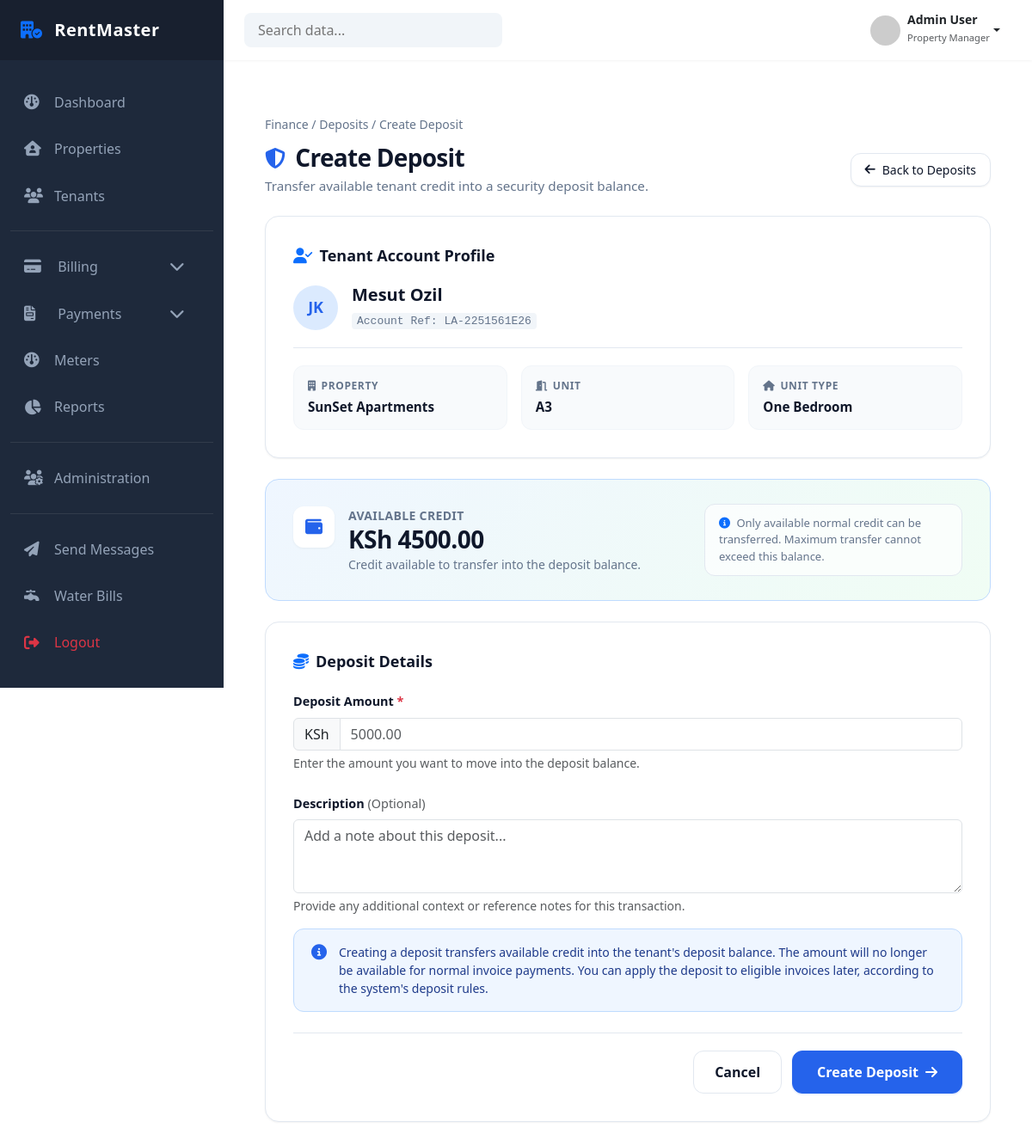
Screenshot of /finance/deposits/create/3/ (signed in) with the database file from the repository.
### tenants/models.py (models this page shows, shortened)
class Tenant(models.Model):
    first_name = models.CharField(max_length=100)
    last_name = models.CharField(max_length=100)
    landlord = models.ForeignKey(
        settings.AUTH_USER_MODEL,
        on_delete=models.PROTECT,
        limit_choices_to={"role": "LANDLORD"},
        related_name="tenants"
    )
    phone_number = models.CharField(max_length=20)
    email = models.EmailField(blank=True)
    id_number = models.CharField(max_length=50)
    date_of_birth = models.DateField(null=True, blank=True)
    is_active = models.BooleanField(default=True)
    created_at = models.DateTimeField(auto_now_add=True)
    created_by = models.ForeignKey(
        settings.AUTH_USER_MODEL,
        on_delete=models.PROTECT
    )
    class Meta:
        constraints = [
            UniqueConstraint(
                fields=["id_number", "landlord"],
                name="unique_id_per_landlord"
            ),
            UniqueConstraint(
                fields=["phone_number", "landlord"],
                name="unique_phone_per_landlord"
            )
        ]
    def __str__(self):
        return f"{self.first_name} {self.last_name}"

class Tenancy(models.Model):
    tenant = models.ForeignKey(
        "Tenant",
        on_delete=models.PROTECT,
        related_name="tenancies"
    )
    unit = models.ForeignKey(
        Unit,
        on_delete=models.PROTECT,
        related_name="tenancies"
    )
    start_date = models.DateField() # when tenancy officially begins
    end_date = models.DateField(null=True, blank=True) # when tenancy ends
    rent_amount = models.DecimalField(max_digits=12, decimal_places=2)
    status = models.CharField(
        max_length=20,
        choices=TenancyStatus.choices,
        default=TenancyStatus.ACTIVE
    )
    created_by = models.ForeignKey(
        settings.AUTH_USER_MODEL,
        on_delete=models.PROTECT,
        related_name="created_tenancies"
    )
    created_at = models.DateTimeField(auto_now_add=True)
    updated_at = models.DateTimeField(auto_now=True)
    class Meta:
        ordering = ["-start_date"]
        constraints = [
            models.UniqueConstraint(
                fields=["unit"],
                condition=Q(status="ACTIVE"),
                name="unique_active_tenancy_per_unit"
            ),
            models.UniqueConstraint(
                fields=["tenant"],
                condition=Q(status="ACTIVE"),
                name="unique_active_tenancy_per_tenant"
            )
        ]

### finance/models.py (models this page shows, shortened)
class LedgerAccount(models.Model):
    tenancy = models.OneToOneField(
        Tenancy,
        on_delete=models.PROTECT,
        related_name="ledger_account"
    )
    account_number = models.CharField(max_length=30, unique=True, editable=False)
    is_active = models.BooleanField(default=True)
    created_at = models.DateTimeField(auto_now_add=True)
    updated_at = models.DateTimeField(auto_now=True)
    class Meta:
        ordering = ["-created_at"]

### properties/models.py (models this page shows, shortened)
class Unit(models.Model):
    property = models.ForeignKey(
        Property,
        on_delete=models.PROTECT,
        related_name="units"
    )
    unit_number = models.CharField(max_length=20)
    unit_type = models.CharField(
        max_length=50,
        choices=UnitType.choices
    )
    status = models.CharField(
        max_length=50,
        choices=UnitStatus.choices,
        default=UnitStatus.VACANT
    )
    floor = models.CharField(max_length=20, blank=True)
    is_active = models.BooleanField(default=True)
    created_at = models.DateTimeField(auto_now_add=True)
    class Meta:
        constraints = [
            UniqueConstraint(
                fields=["property", "unit_number"],
                name="unique_unit_number_per_property"
            )
        ]
        ordering = ["unit_number"]

class Property(models.Model):
    landlord = models.ForeignKey(
        settings.AUTH_USER_MODEL,
        on_delete=models.PROTECT,
        related_name="properties",
        limit_choices_to={"role": "LANDLORD"}
    )
    name = models.CharField(max_length=150)
    description = models.TextField(blank=True)
    address_line_1 = models.CharField(max_length=250)
    address_line_2 = models.CharField(max_length=255, blank=True)
    country = models.CharField(max_length=100)
    county = models.CharField(max_length=100, blank=True)
    postal_code = models.CharField(max_length=20, blank=True)
    is_active = models.BooleanField(default=True)
    created_at = models.DateTimeField(auto_now_add=True)
    updated_at = models.DateTimeField(auto_now=True)
    class Meta:
        constraints = [
            UniqueConstraint(
                fields=["landlord", "name"],
                name="unique_property_name_per_landlord"
            )
        ]
        ordering = ["-created_at"]

### finance/views/deposit_views.py (the view, shortened to what this page needs)
@login_required
def create_deposit_view(request, tenant_id):
    accessible_tenants = get_accessible_tenants(
        request.user
    )
    tenant = get_object_or_404(
        accessible_tenants,
        pk=tenant_id,
    )
    tenancy = get_object_or_404(
        Tenancy.objects.select_related(
            "ledger_account"
        ),
        tenant=tenant,
        status=TenancyStatus.ACTIVE,
    )
    ledger_account = tenancy.ledger_account
    return render(
        request,
        "deposits/create_deposit.html",
        get_deposit_context(
            tenant=tenant,
            tenancy=tenancy,
            ledger_account=ledger_account,
        )
    )

### finance/services/credit_service.py (called while the page is built)
def get_available_credit(ledger_account):
    credits = LedgerEntry.objects.filter(
        ledger_account=ledger_account,
        entry_type=LedgerEntryType.CREDIT,
        source=SourceChoices.NORMAL,
    ).aggregate(
        total=Sum("amount")
    )["total"] or Decimal("0.00")
    normal_charges = LedgerEntry.objects.filter(
        ledger_account=ledger_account,
        entry_type=LedgerEntryType.CHARGE,
        source=SourceChoices.NORMAL,
    ).aggregate(
        total=Sum("amount")
    )["total"] or Decimal("0.00")
    available = credits - normal_charges
    return max(available, Decimal("0.00"))

### finance/services/tenant_access.py (called while the page is built, shortened)
def get_accessible_tenants(user, query=None):
    if user.role == Role.SYSTEM_ADMIN:
        tenants = Tenant.objects.all()
    elif user.role == Role.LANDLORD:
        tenants = Tenant.objects.filter(landlord=user)
    elif user.role == Role.CARETAKER:
        tenants = Tenant.objects.filter(landlord=user.landlord)
    else:
        return Tenant.objects.none()
    return tenants.distinct()

### finance/views/deposit_views.py (called while the page is built)
def get_deposit_context(*, tenant, tenancy, ledger_account, amount=""):
    return {
        "tenant": tenant,
        "tenancy": tenancy,
        "ledger_account": ledger_account,
        "available_credit": get_available_credit(ledger_account),
        "amount": amount,
    }

### templates/deposits/create_deposit.html (shortened to what this page needs)
{% extends 'dashboard/base_dashboard.html' %}
{% load static %}
{% block extra_css %}
<link rel="stylesheet" href="{% static 'deposits/css/create_deposit.css' %}" />
<link href="https://cdn.jsdelivr.net/npm/bootstrap@5.3.2/dist/css/bootstrap.min.css" rel="stylesheet">
<link href="https://cdnjs.cloudflare.com/ajax/libs/font-awesome/6.4.2/css/all.min.css" rel="stylesheet">
{% endblock %}
{% block content %}
<div class="rentmaster-container">
    <div class="mb-4">
        <div class="rm-breadcrumb">
            <a href="#">Finance</a> / <a href="#">Deposits</a> / Create Deposit
        </div>
        <div class="rm-header-title-area">
            <div>
                <h1 class="rm-page-title">
                    <i class="fa-solid fa-shield-halved" aria-hidden="true"></i> Create Deposit
                </h1>
                <p class="rm-page-subtitle">Transfer available tenant credit into a security deposit balance.</p>
            </div>
            <div>
                <a href="#" class="btn-back-deposits">
                    <i class="fa-solid fa-arrow-left" aria-hidden="true"></i> Back to Deposits
                </a>
            </div>
        </div>
    </div>
    <div class="rm-card">
        <div class="rm-card-title">
            <i class="fa-solid fa-user-check text-primary" aria-hidden="true"></i> Tenant Account Profile
        </div>
        <div class="tenant-main-info">
            <div class="tenant-avatar" aria-hidden="true">JK</div>
            <div>
                <div class="tenant-name">{{ tenant }}</div>
                <div><span class="tenant-ref">Account Ref: {{ ledger_account.account_number }}</span></div>
            </div>
        </div>
        <div class="tenant-meta-grid">
            <div class="tenant-meta-item">
                <div class="tenant-meta-label">
                    <i class="fa-solid fa-building" aria-hidden="true"></i> Property
                </div>
                <div class="tenant-meta-value">{{ tenancy.unit.property.name }}</div>
            </div>
            <div class="tenant-meta-item">
                <div class="tenant-meta-label">
                    <i class="fa-solid fa-door-open" aria-hidden="true"></i> Unit
                </div>
                <div class="tenant-meta-value">{{ tenancy.unit.unit_number }}</div>
            </div>
            <div class="tenant-meta-item">
                <div class="tenant-meta-label">
                    <i class="fa-solid fa-home" aria-hidden="true"></i> Unit Type
                </div>
                <div class="tenant-meta-value">{{ tenancy.unit.get_unit_type_display }}</div>
            </div>
        </div>
    </div>
    <div class="credit-summary-panel">
        <div class="credit-info-left">
            <div class="credit-icon-box" aria-hidden="true">
                <i class="fa-solid fa-wallet"></i>
            </div>
            <div>
                <div class="credit-label">Available Credit</div>
                <div class="credit-amount">KSh {{ available_credit|floatformat:2 }}</div>
                <div class="credit-support-text">Credit available to transfer into the deposit balance.</div>
            </div>
        </div>
        <div class="credit-note-badge mt-3 mt-md-0">
            <i class="fa-solid fa-circle-info text-primary me-1" aria-hidden="true"></i> Only available normal credit can be transferred. Maximum transfer cannot exceed this balance.
        </div>
    </div>
    <div class="rm-card">
        <div class="rm-card-title">
            <i class="fa-solid fa-coins text-primary" aria-hidden="true"></i> Deposit Details
        </div>
        <form method="post">
            <div class="mb-4">
                <label for="depositAmount" class="form-label">Deposit Amount <span class="text-danger">*</span></label>
                <div class="input-group">
                    <span class="input-group-text">KSh</span>
                    <input type="number" class="form-control" id="depositAmount" name="amount" placeholder="5000.00" min="0.01" step="0.01" required>
                </div>
                <div class="form-text">Enter the amount you want to move into the deposit balance.</div>
            </div>
            <div class="mb-3">
                <label for="depositDescription" class="form-label">Description <span class="text-muted fw-normal">(Optional)</span></label>
                <textarea class="form-control" id="depositDescription" name="description" rows="3" placeholder="Add a note about this deposit..."></textarea>
                <div class="form-text">Provide any additional context or reference notes for this transaction.</div>
            </div>
            <div class="rm-info-notice">
                <i class="fa-solid fa-circle-info" aria-hidden="true"></i>
                <p>
                    Creating a deposit transfers available credit into the tenant's deposit balance. The amount will no longer be available for normal invoice payments. You can apply the deposit to eligible invoices later, according to the system's deposit rules.
                </p>
            </div>
            <div class="form-actions">
                <a href="#" class="btn-cancel">Cancel</a>
                <button type="submit" class="btn-primary-rm">
                    Create Deposit <i class="fa-solid fa-arrow-right" aria-hidden="true"></i>
                </button>
            </div>
        </form>
    </div>
</div>
{% endblock %}

### static/dashboard/css/dashboard.css (style rules this page uses)
:root { --sidebar-width: 260px; --primary-color: #2563eb; --dark-blue: #1e293b; --light-bg: #f8fafc; --top-navbar-height: 70px; }
body { font-family: "Inter", sans-serif; background-color: var(--light-bg); overflow-x: hidden; }

### rows the page displays
Tenant: first_name+last_name "Mesut Ozil"
LedgerAccount: account_number "LA-2251561E26"
Tenancy: unit.property.name "SunSet Apartments", unit.unit_number "A3", unit.unit_type "One Bedroom"

### other values shown
{{ available_credit|floatformat:2 }} "4500.00"
